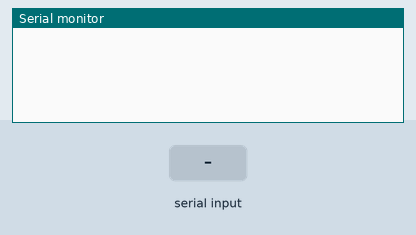
The sketch below on a simulated Arduino Uno, built with avr-gcc and run on an emulated ATmega328P. Parts: the last lines printed to the serial monitor. The test bench sets the inputs (shaded band).

Above: at 1.2 s.
1.3 s: "Matt\n" received over Serial
At 2.4 s:
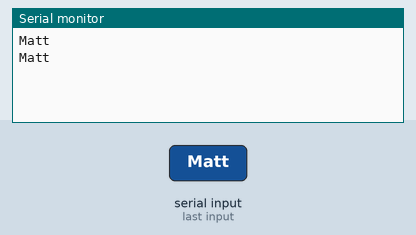
2.8 s: "was\n" received over Serial
At 3.5 s:
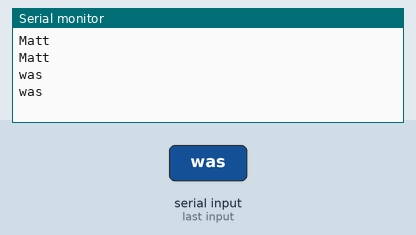
4.3 s: "here\n" received over Serial
At 4.7 s:
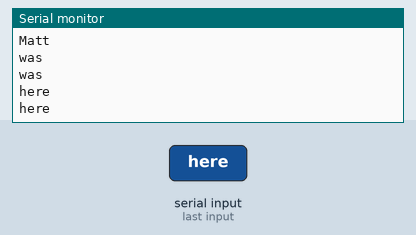
5.8 s: "1\n" received over Serial
At 7.0 s:
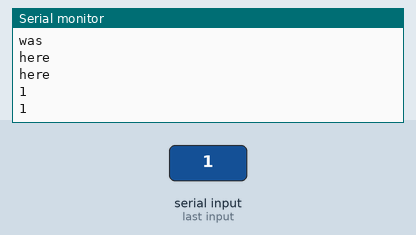

Measured:
- after the input at 1.3 s, the serial monitor: prints a new line at once (image 1)
- after the input at 2.8 s, the serial monitor: prints a new line at once (image 2)
- after the input at 4.3 s, the serial monitor: prints a new line at once (image 3)
- after the input at 5.8 s, the serial monitor: prints a new line at once (image 4)

The sketch:

serialcommand.ino
```cpp
String readString;
int words;
void setup() {
  // put your setup code here, to run once:
Serial.begin(115200);
}

void loop() {
  // put your main code here, to run repeatedly:

      if (Serial.available() >0) {
      char c = Serial.read();  //gets one byte from serial buffer
      if (c=='\n') { //if newline then process
        Serial.println(readString); //print whole string
        String firstWord = getValue(readString,' ',0);
        String secondWord = getValue(readString,' ',1);
        String thirdWord = getValue(readString,' ',2);
        readString="";
        Serial.println(firstWord);
        Serial.println(secondWord);
        Serial.println(thirdWord);
        if ((firstWord == "Matt") && (secondWord == "was") && (thirdWord =="here")) {
          Serial.println("happy you were here, Matt!");
          words = 1;
        }
      }else{
      if (isAscii(c)) readString += c; //makes the string readString
    }
    }

switch (words) {
    case 0:
      //do nothing
      break;
    case 1:
      Serial.println("responded");
      words = 0;
      break;
    case 2:
      Serial.println("maybe");
      break;
  }

}

String getValue(String data, char separator, int index)
{
  int found = 0;
  int strIndex[] = {0, -1};
  int maxIndex = data.length()-1;

  for(int i=0; i<=maxIndex && found<=index; i++){
    if(data.charAt(i)==separator || i==maxIndex){
        found++;
        strIndex[0] = strIndex[1]+1;
        strIndex[1] = (i == maxIndex) ? i+1 : i;
    }
  }

  return found>index ? data.substring(strIndex[0], strIndex[1]) : "";
}
```
